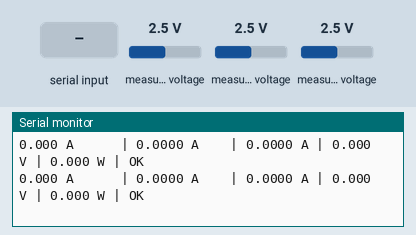
Bench run of a sketch on a simulated Arduino Uno, built with avr-gcc and run on an emulated ATmega328P. On the bench: the last lines printed to the serial monitor. Inputs (shaded band) come from the test bench; at power-on: measured voltage 2.5 V.

Above: at 1.4 s.
1.5 s: "S:1.0\n" received over Serial
At 1.74 s:
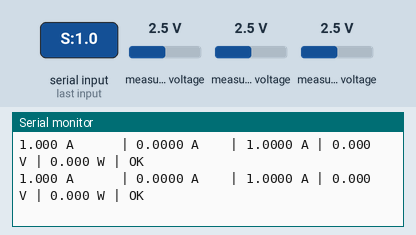
4.5 s: "STATUS\n" received over Serial
6.0 s: "90,45\n" received over Serial
9.0 s: "S:90\n" received over Serial
10.5 s: "STATUS\n" received over Serial
At 17.45 s:
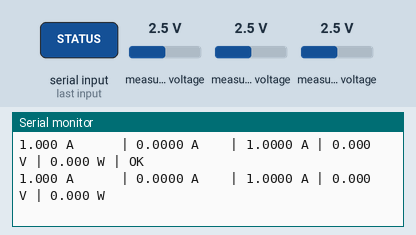

The sketch:

phase3_closed_loop_pi.ino
```cpp
/*
 * ============================================================
 *   Programmable DC Load & Supply — Phase 3: Closed-Loop PI Current Regulation
 * ============================================================
 *
 *  Goal:
 *    - Implement a PI (Proportional-Integral) software control loop
 *    - Automatically regulate load current to a user-defined setpoint
 *    - Maintain setpoint despite changes in supply voltage or temperature
 *    - Full safety enforcement on every loop cycle
 *    - Report V, I, P, setpoint, and error over Serial in real time
 *
 *  Control Algorithm:
 *    error         = target_current - measured_current
 *    integral     += error * dt
 *    integral      = clamp(integral, -INTEGRAL_LIMIT, +INTEGRAL_LIMIT)  [anti-windup]
 *    output        = (Kp * error) + (Ki * integral)
 *    new_dac_value = old_dac_value + output
 *    new_dac_value = clamp(new_dac_value, DAC_MIN, DAC_MAX)
 *
 *  Hardware Connections:
 *    Same as Phase 2 (no new hardware added in Phase 3)
 *
 *  I2C Addresses:
 *    ADS1115  -> 0x48
 *    MCP4725  -> 0x60
 *
 *  Serial Commands (send via Serial Monitor at 9600 baud):
 *    "S:0.5"   -> Set target current to 0.500 A
 *    "S:1.0"   -> Set target current to 1.000 A
 *    "S:0"     -> Turn off load (target = 0 A)
 *    "STATUS"  -> Print current PI parameters and setpoint
 *
 *  Libraries Required:
 *    - Adafruit ADS1X15
 *    - Adafruit MCP4725
 *    - Wire (built-in)
 *
 * ============================================================
 */

#include <Wire.h>
#include <Adafruit_ADS1X15.h>
#include <Adafruit_MCP4725.h>

// ─── PI Controller Parameters ──────────────────────────────
#define KP                  800.0f
#define KI                  120.0f
#define INTEGRAL_LIMIT      500.0f
#define CONTROL_LOOP_MS     50

// ─── Safety Limits ─────────────────────────────────────────
#define MAX_CURRENT_A       2.0f
#define MAX_POWER_W         10.0f
#define MAX_VOLTAGE_V       12.0f
#define MAX_SETPOINT_A      1.8f

// ─── DAC Operating Range ───────────────────────────────────
#define DAC_MIN_VALUE       0
#define DAC_MAX_VALUE       2600

// ─── Measurement Constants ─────────────────────────────────
#define SHUNT_RESISTANCE    1.0f
#define VOLTAGE_DIVIDER_RATIO 2.0f
#define PRINT_INTERVAL_MS   100

// ─── I2C Addresses ─────────────────────────────────────────
#define ADS_ADDRESS         0x48
#define DAC_ADDRESS         0x60

// ─── Globals ───────────────────────────────────────────────
Adafruit_ADS1115 ads;
Adafruit_MCP4725 dac;

float targetCurrent     = 0.0f;
float integral          = 0.0f;
float dacValue          = 0.0f;

unsigned long lastControlTime = 0;
unsigned long lastPrintTime   = 0;
bool safetyTripped = false;

// ─── Setup ─────────────────────────────────────────────────
void setup() {
  Serial.begin(9600);
  while (!Serial);

  Serial.println("=== DC Load Project — Phase 3: Closed-Loop PI Regulation ===");

  if (!ads.begin(ADS_ADDRESS)) {
    Serial.println("ERROR: ADS1115 not found! Halting.");
    while (1);
  }
  if (!dac.begin(DAC_ADDRESS)) {
    Serial.println("ERROR: MCP4725 not found! Halting.");
    while (1);
  }

  setDac(0);
  Serial.println("Hardware OK. Load OFF. Waiting for setpoint...");
  Serial.println("Send 'S:<amps>' to set target. Example: S:0.5");
  Serial.println("--------------------------------------------------------------");
  Serial.println("Setpoint(A) | Measured(A) | Error(A) | V(V) | P(W) | Status");
  Serial.println("--------------------------------------------------------------");
}

// ─── Main Loop ─────────────────────────────────────────────
void loop() {
  handleSerialInput();

  unsigned long now = millis();

  if (now - lastControlTime >= CONTROL_LOOP_MS) {
    float dt = (now - lastControlTime) / 1000.0f;
    lastControlTime = now;

    float measuredCurrent = readCurrent();
    float measuredVoltage = readSupplyVoltage();
    float measuredPower   = measuredVoltage * measuredCurrent;

    if (!checkSafety(measuredVoltage, measuredCurrent, measuredPower)) {
      safetyTripped = true;
      return;
    }

    float error = targetCurrent - measuredCurrent;
    integral   += error * dt;
    integral    = constrain(integral, -INTEGRAL_LIMIT, INTEGRAL_LIMIT);

    float output = (KP * error) + (KI * integral);
    dacValue    += output;
    dacValue     = constrain(dacValue, DAC_MIN_VALUE, DAC_MAX_VALUE);

    setDac((uint16_t)dacValue);

    if (now - lastPrintTime >= PRINT_INTERVAL_MS) {
      lastPrintTime = now;
      printStatus(targetCurrent, measuredCurrent, error, measuredVoltage, measuredPower);
    }
  }
}

// ─── Handle Serial Commands ────────────────────────────────
void handleSerialInput() {
  if (Serial.available()) {
    String input = Serial.readStringUntil('\n');
    input.trim();

    if (input.startsWith("S:") || input.startsWith("s:")) {
      float requested = input.substring(2).toFloat();
      if (requested < 0.0f) {
        Serial.println("Invalid: Setpoint cannot be negative.");
      } else if (requested > MAX_SETPOINT_A) {
        Serial.print("Invalid: Max setpoint is ");
        Serial.print(MAX_SETPOINT_A, 2);
        Serial.println(" A");
      } else {
        targetCurrent = requested;
        integral = 0.0f;
        safetyTripped = false;
        Serial.print(">> Setpoint updated to: ");
        Serial.print(targetCurrent, 3);
        Serial.println(" A");
      }
    }
    else if (input.equalsIgnoreCase("STATUS")) {
      Serial.println("\n--- Current Parameters ---");
      Serial.print("Setpoint : "); Serial.print(targetCurrent, 3); Serial.println(" A");
      Serial.print("Kp       : "); Serial.println(KP);
      Serial.print("Ki       : "); Serial.println(KI);
      Serial.print("DAC Val  : "); Serial.println((int)dacValue);
      Serial.print("Integral : "); Serial.println(integral, 3);
      Serial.println("--------------------------\n");
    }
    else {
      Serial.println("Unknown command. Use 'S:<amps>' or 'STATUS'.");
    }
  }
}

// ─── Safety Check ──────────────────────────────────────────
bool checkSafety(float v, float i, float p) {
  if (i > MAX_CURRENT_A || v > MAX_VOLTAGE_V || p > MAX_POWER_W) {
    setDac(0);
    targetCurrent = 0.0f;
    integral = 0.0f;
    Serial.println("!!! SAFETY TRIP: Limits exceeded — DAC zeroed. Send 'S:0' to reset. !!!");
    return false;
  }
  return true;
}

// ─── Set DAC Output ────────────────────────────────────────
void setDac(uint16_t value) {
  value = constrain(value, 0, 4095);
  dac.setVoltage(value, false);
}

// ─── Read Supply Voltage ───────────────────────────────────
float readSupplyVoltage() {
  ads.setGain(GAIN_ONE);
  int16_t raw = ads.readADC_SingleEnded(2);
  return ads.computeVolts(raw) * VOLTAGE_DIVIDER_RATIO;
}

// ─── Read Current via Shunt ────────────────────────────────
float readCurrent() {
  ads.setGain(GAIN_SIXTEEN);
  int16_t raw = ads.readADC_Differential_0_1();
  float current = ads.computeVolts(raw) / SHUNT_RESISTANCE;
  return max(0.0f, current);
}

// ─── Print Status to Serial ────────────────────────────────
void printStatus(float sp, float meas, float err, float v, float p) {
  Serial.print(sp, 3);
  Serial.print(" A      | ");
  Serial.print(meas, 4);
  Serial.print(" A    | ");
  Serial.print(err, 4);
  Serial.print(" A | ");
  Serial.print(v, 3);
  Serial.print(" V | ");
  Serial.print(p, 3);
  Serial.print(" W | ");
  Serial.println(safetyTripped ? "TRIP" : "OK");
}
```

Measured:
- after the input at 1.5 s, the serial monitor: prints a new line at once (image 1)
- after the input at 10.5 s, the serial monitor: prints a new line at once (image 2)
